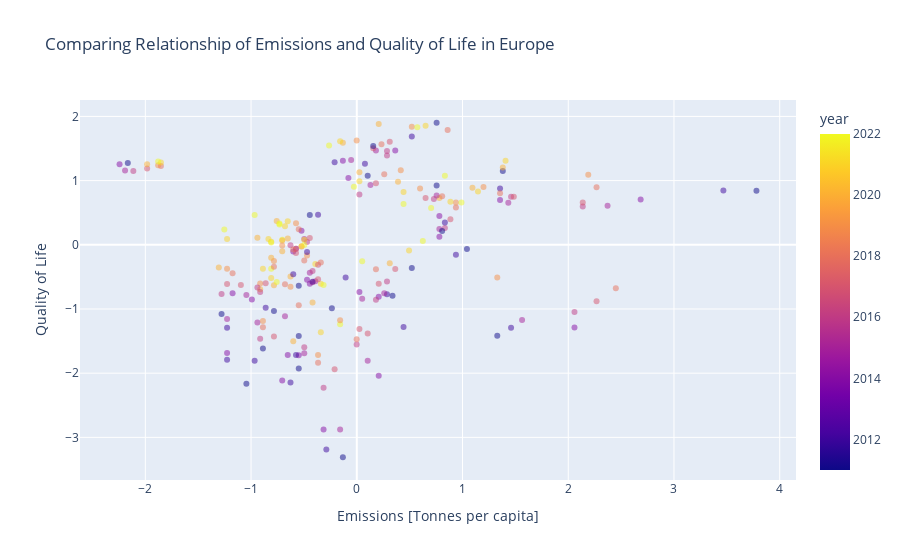

Notebook code for this chart:
### Code cell
fig = px.scatter(
    combined,
    x='environment',
    y='qol',
    color='year',
    opacity=0.5,
    labels={'environment': 'Emissions [Tonnes per capita]', 'qol': 'Quality of Life'},
    title='Comparing Relationship of Emissions and Quality of Life in Europe',
    hover_data=['country', 'year']
)

pio.write_image(fig, "env_qol.jpg", format="jpg", width=800, height=600, scale=2)
fig.show()

### Figure 1 — Plotly figure (JSON) as saved in the notebook; plotly's stock layout.template omitted (floating-point values rounded to 4 significant figures; data arrays with more than 128 entries replaced by an {"elided": "..."} marker saying what was removed)
{"data": [{"customdata": {"elided": "238x2 mixed values"}, "hovertemplate": "Emissions [Tonnes per capita]=%{x}<br>Quality of Life=%{y}<br>country=%{customdata[0]}<br>year=%{marker.color}<extra></extra>", "legendgroup": "", "marker": {"color": {"elided": "238 int values"}, "coloraxis": "coloraxis", "opacity": 0.5, "symbol": "circle"}, "mode": "markers", "name": "", "orientation": "v", "showlegend": false, "type": "scatter", "x": {"elided": "238 float values"}, "xaxis": "x", "y": {"elided": "238 float values"}, "yaxis": "y"}], "layout": {"coloraxis": {"colorbar": {"title": {"text": "year"}}, "colorscale": [[0, "#0d0887"], [0.1111, "#46039f"], [0.2222, "#7201a8"], [0.3333, "#9c179e"], [0.4444, "#bd3786"], [0.5556, "#d8576b"], [0.6667, "#ed7953"], [0.7778, "#fb9f3a"], [0.8889, "#fdca26"], [1, "#f0f921"]]}, "legend": {"tracegroupgap": 0}, "title": {"text": "Comparing Relationship of Emissions and Quality of Life in Europe"}, "xaxis": {"anchor": "y", "domain": [0, 1], "title": {"text": "Emissions [Tonnes per capita]"}}, "yaxis": {"anchor": "x", "domain": [0, 1], "title": {"text": "Quality of Life"}}}}
